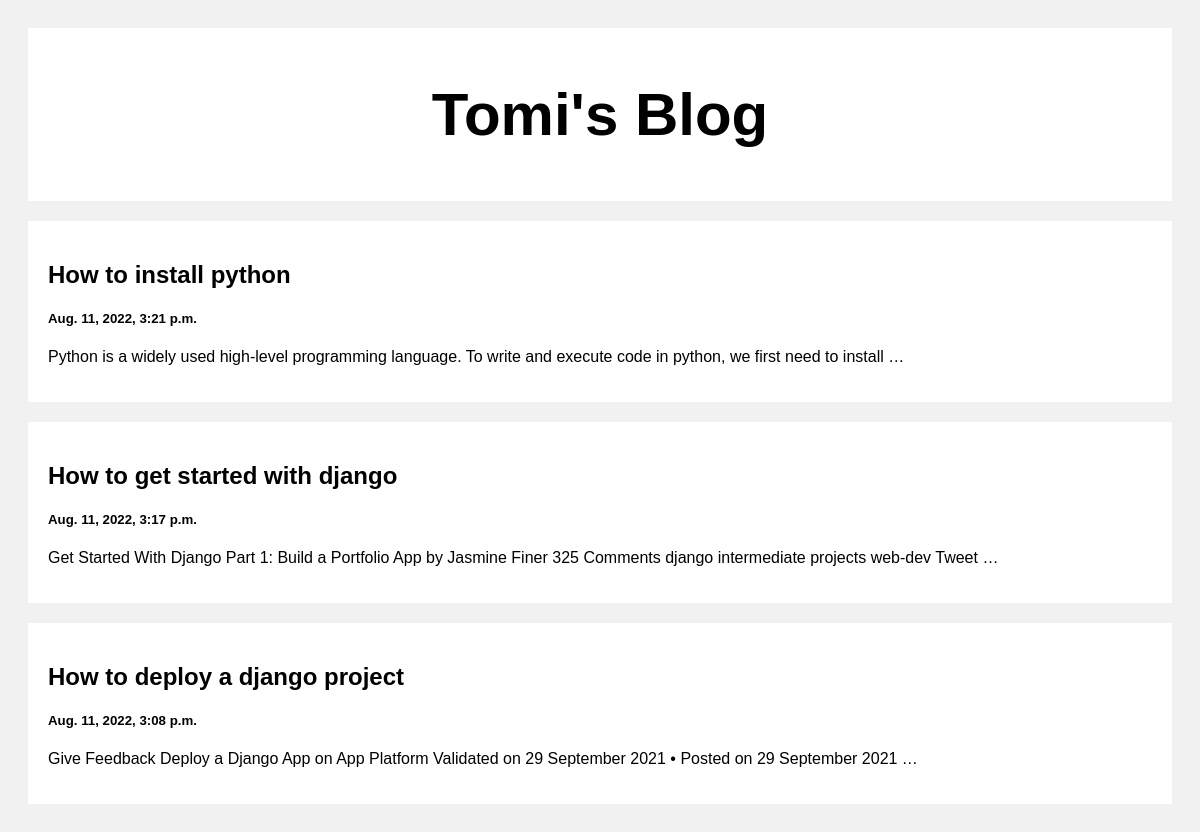
The page / on the database its author committed.
### posts/models.py (models this page shows)
class Post(models.Model):
    title=models.CharField(max_length=100)
    body=models.CharField(max_length=1000000)
    created_at=models.DateTimeField(default=datetime.now, blank=True)

### posts/views.py (the view)
# urls.py: path('',views.index,name='index'),
def index(request):
    posts=Post.objects.all()
    return render(request,'index.html',{'posts':posts})

### templates/index.html (shortened to what this page needs)
<html>
<head>
</head>
<body>
<div class="header">
  <h2>Tomi's Blog</h2>
</div>
<div class="row">
  <div class="leftcolumn">
    {% for post in posts reversed %}
    <div class="card">
      <a style="text-decoration: none; color: black;" href="/post/{{post.id}}">
        <h2>{{post.title}}</h2>
        <h5>{{post.created_at}}</h5>
        <p>{{post.body|truncatewords:20}}</p>
      </a>
    </div>
    {% endfor %}
  </div>
</div>
</body>
</html>

### templates/index.html (style rules this page uses)
* { box-sizing: border-box; }
body { font-family: Arial; padding: 20px; background: #f1f1f1; }
.header { padding: 2px; font-size: 40px; text-align: center; background: white; }
.leftcolumn { float: left; width: 100%; }
.card { background-color: white; padding: 20px; margin-top: 20px; }
.row:after { content: ""; display: table; clear: both; }

### rows shown on the page
Post: title "How to install python", created_at "Aug. 11, 2022, 3:21 p.m.", body "Python is a widely used high-level programming language. To write and execute code in python, we first need to install …"
Post: title "How to get started with django", created_at "Aug. 11, 2022, 3:17 p.m.", body "Get Started With Django Part 1: Build a Portfolio App by Jasmine Finer 325 Comments django intermediate projects web-dev Tweet …"
Post: title "How to deploy a django project", created_at "Aug. 11, 2022, 3:08 p.m.", body "Give Feedback Deploy a Django App on App Platform Validated on 29 September 2021 • Posted on 29 September 2021 …"
